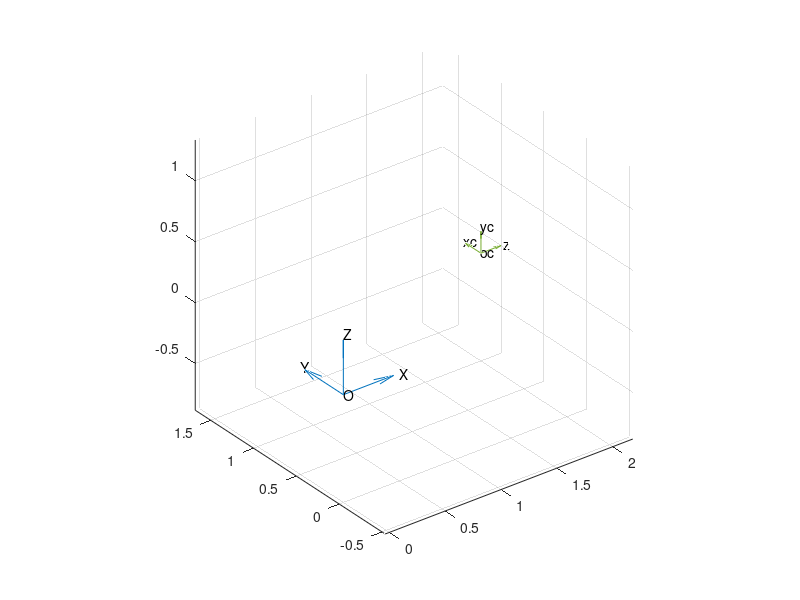

This figure's MATLAB source:
close all, clear, clc;


O = [0; 0; 0]; % origin
C = [2; 1; 0]; % camera origin

versor_origin = 0.5;
versor_camera = 0.2;

origin_axis = {'O';'X';'Y';'Z'};
camera_axis = {'oc','zc','xc','yc'};

grid on;
quiver3([O(1);O(1);O(1)],[O(2);O(2);O(2)],[O(3);O(3);O(3)],[versor_origin;0;0],[0;versor_origin;0],[0;0;versor_origin]) % origin frame
text([O(1),O(1)+versor_origin,O(1),O(1)], [O(2),O(2),O(2)+versor_origin,O(2)], [O(3),O(3),O(3),O(3)+versor_origin], origin_axis)

axis equal
hold on;
quiver3([C(1);C(1);C(1)],[C(2);C(2);C(2)],[C(3);C(3);C(3)],[versor_camera;0;0],[0;versor_camera;0],[0;0;versor_camera]) % camera frame
text([C(1),C(1)+versor_camera,C(1),C(1)], [C(2),C(2),C(2)+versor_camera,C(2)], [C(3),C(3),C(3),C(3)+versor_camera], camera_axis)
hold off;


d = C - O;

Rx = [1 0 0;
    0 cos(pi/2) -sin(pi/2);
    0 sin(pi/2) cos(pi/2)];

Ry = [cos(pi/2) 0 sin(pi/2);
    0 1 0;
    -sin(pi/2) 0 cos(pi/2)];

R = Rx*Ry;


Tco = [R d;
    zeros(1,3) 1];


%% P matrix

f = 0.015; % focal lenght
P = [diag([f,f,1]), zeros(3,1)];

p = [0.3; 0.4; 3.0];



